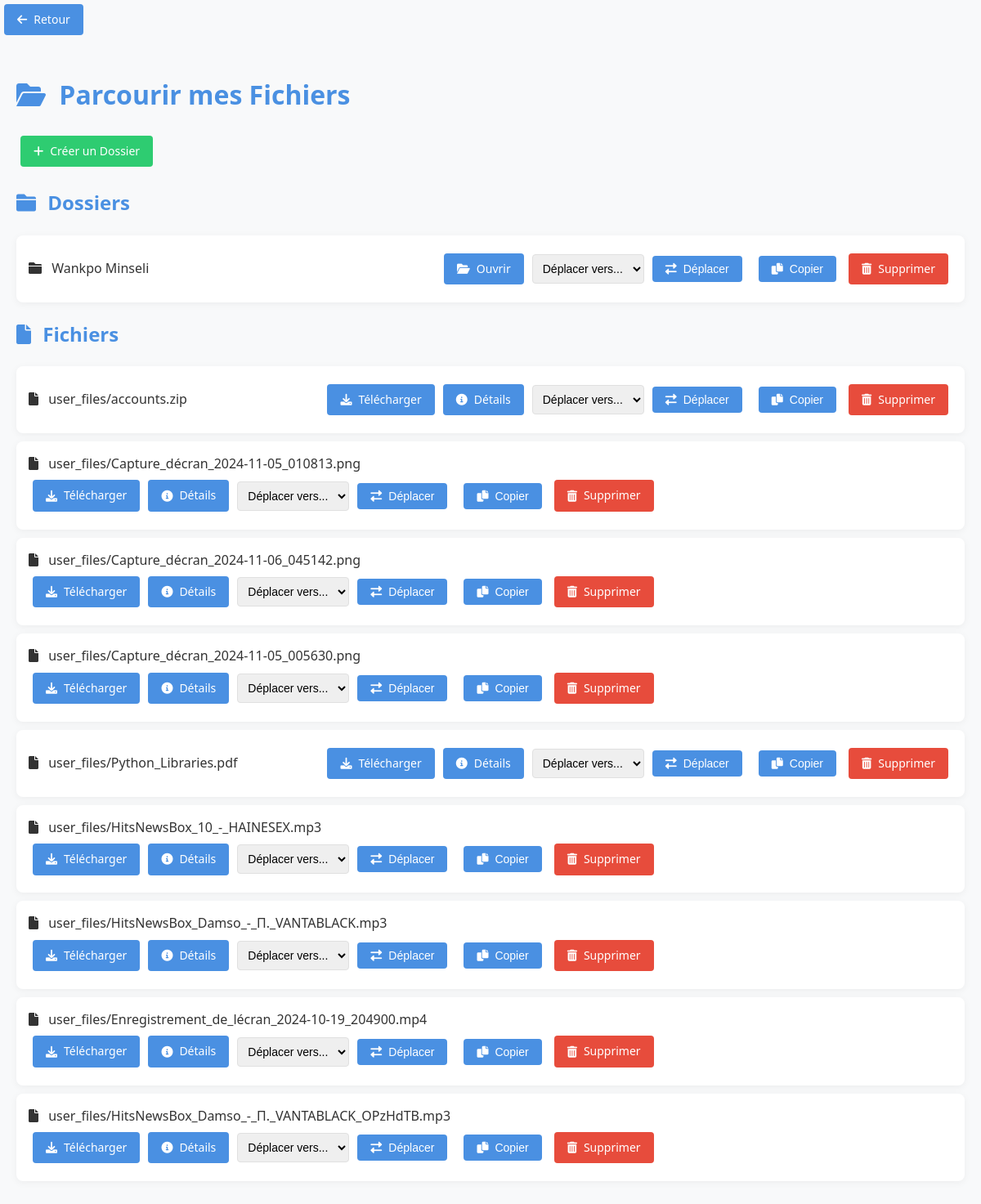
The app's page /drive/browse/ (signed in) with its own data.
### drive/models.py (models this page shows, shortened)
class Folder(models.Model):
    name = models.CharField(max_length=255)
    user = models.ForeignKey(User, on_delete=models.CASCADE)
    parent_folder = models.ForeignKey('self', null=True, blank=True, related_name='subfolders', on_delete=models.CASCADE)

class File(models.Model):
    file = models.FileField(upload_to='user_files/')
    user = models.ForeignKey(User, on_delete=models.CASCADE)
    folder = models.ForeignKey(Folder, null=True, blank=True, related_name='files', on_delete=models.CASCADE)
    uploaded_at = models.DateTimeField(auto_now_add=True)
    file_size = models.PositiveIntegerField(null=True, blank=True)  # Permettre null temporairement
    file_type = models.CharField(max_length=50, null=True, blank=True)  # Permettre null temporairement

### drive/views.py (the view)
# urls.py: path('browse/', browse_files, name='browse_files'),
@login_required
def browse_files(request, folder_id=None):
    if folder_id:
        current_folder = get_object_or_404(Folder, id=folder_id, user=request.user)
    else:
        current_folder = None
    folders = Folder.objects.filter(parent_folder=current_folder, user=request.user)
    files = File.objects.filter(folder=current_folder, user=request.user)
    context = {
        'current_folder': current_folder,
        'folders': folders,
        'files': files,
    }
    return render(request, 'drive/browse_files.html', context)

### drive/templates/drive/browse_files.html (shortened to what this page needs)
{% load static %}
<!DOCTYPE html>
<html lang="fr">
<head>
    <link href="https://cdnjs.cloudflare.com/ajax/libs/font-awesome/6.0.0-beta3/css/all.min.css" rel="stylesheet">
    <link rel="stylesheet" href="{% static 'drive/css/browse.css' %}">
</head>
<body>
    <a href="{% url 'dashboard' %}" class="button mb-3">
        <i class="fas fa-arrow-left icon"></i> Retour
    </a>
    <div class="container">
        <h1><i class="fas fa-folder-open icon"></i> Parcourir mes Fichiers</h1>
        <div class="actions">
            <a href="{% url 'create_folder' %}" class="button button-success">
                <i class="fas fa-plus icon"></i> Créer un Dossier
            </a>
        </div>
        <h2><i class="fas fa-folder icon"></i> Dossiers</h2>
        <ul class="folder-list">
            {% for folder in folders %}
                <li>
                    <span class="item-name">
                        <i class="fas fa-folder icon"></i> {{ folder.name }}
                    </span>
                    <div class="actions">
                        <a href="{% url 'browse_folder' folder.id %}" class="button">
                            <i class="fas fa-folder-open icon"></i> Ouvrir
                        </a>
                        <form action="{% url 'move_folder' folder.id current_folder.id|default:0 %}" method="post" class="inline-form">
                            <select name="target_folder_id" id="target_folder_{{ folder.id }}">
                                <option value="">Déplacer vers...</option>
                            </select>
                            <button type="submit" class="button">
                                <i class="fas fa-exchange-alt icon"></i> Déplacer
                            </button>
                        </form>
                        <form action="{% url 'copy_folder' folder.id current_folder.id|default:0 %}" method="get" class="inline-form">
                            <button type="submit" class="button">
                                <i class="fas fa-copy icon"></i> Copier
                            </button>
                        </form>
                        <a href="{% url 'delete_folder' folder.id %}" onclick="return confirm('Êtes-vous sûr de vouloir supprimer ce dossier ?');" class="button button-danger">
                            <i class="fas fa-trash-alt icon"></i> Supprimer
                        </a>
                    </div>
                </li>
            {% empty %}
                <li>Aucun dossier disponible.</li>
            {% endfor %}
        </ul>
        <h2><i class="fas fa-file icon"></i> Fichiers</h2>
        <ul class="file-list">
            {% for file in files %}
                <li class="file-item" data-file="{{ file.file.url }}">
                    <span class="item-name">
                        <i class="fas fa-file icon"></i> {{ file.file.name }}
                    </span>
                    <div class="actions">
                        <a href="{{ file.file.url }}" download class="button">
                            <i class="fas fa-download icon"></i> Télécharger
                        </a>
                        <a href="{% url 'file_details' file.id %}" class="button">
                            <i class="fas fa-info-circle icon"></i> Détails
                        </a>
                        <form action="{% url 'move_file' file.id current_folder.id|default:0 %}" method="get" class="inline-form">
                            <select name="target_folder_id" id="target_folder_file_{{ file.id }}">
                                <option value="">Déplacer vers...</option>
                            </select>
                            <button type="submit" class="button">
                                <i class="fas fa-exchange-alt icon"></i> Déplacer
                            </button>
                        </form>
                        <form action="{% url 'copy_file' file.id current_folder.id|default:0 %}" method="get" class="inline-form">
                            <button type="submit" class="button">
                                <i class="fas fa-copy icon"></i> Copier
                            </button>
                        </form>
                        <a href="{% url 'delete_file' file.id %}" onclick="return confirm('Êtes-vous sûr de vouloir supprimer ce fichier ?');" class="button button-danger">
                            <i class="fas fa-trash-alt icon"></i> Supprimer
                        </a>
                    </div>
                </li>
            {% empty %}
                <li>Aucun fichier disponible.</li>
            {% endfor %}
        </ul>
    </div>
</body>
</html>

### drive/static/drive/css/browse.css (style rules this page uses)
:root { --primary-color: #4a90e2; --primary-light: #6aa9f4; --secondary-color: #f8f9fa; --text-color: #333333; --text-light: #666666; --danger-color: #e74c3c; --success-color: #2ecc71; --border-color: #e0e0e0; }
body { font-family: 'Segoe UI', Tahoma, Geneva, Verdana, sans-serif; line-height: 1.6; margin: 0; padding: 0; background-color: var(--secondary-color); color: var(--text-color); }
.container { max-width: 1200px; margin: 0 auto; padding: 20px; }
h1, h2 { color: var(--primary-color); margin-bottom: 20px; }
.button { display: inline-flex; align-items: center; padding: 8px 16px; background-color: var(--primary-color); color: white; text-decoration: none; border-radius: 4px; transition: all 0.3s ease; border: none; cursor: pointer; font-size: 14px; margin: 5px; }
.button-danger { background-color: var(--danger-color); }
.button-success { background-color: var(--success-color); }
.folder-list, .file-list { list-style-type: none; padding: 0; }
.folder-list li, .file-list li { background-color: white; margin-bottom: 10px; padding: 15px; border-radius: 8px; box-shadow: 0 2px 10px rgba(0, 0, 0, 0.05); transition: all 0.3s ease; display: flex; align-items: center; flex-wrap: wrap; }
.item-name { flex-grow: 1; margin-right: 10px; font-weight: 500; }
.actions { display: flex; flex-wrap: wrap; align-items: center; }
.inline-form { display: flex; align-items: center; margin: 5px; }
select { padding: 8px; border-radius: 4px; border: 1px solid var(--border-color); font-size: 14px; margin-right: 5px; }
.icon { margin-right: 8px; }

### records on screen
Folder: name "Wankpo Minseli"
File: file.name "user_files/accounts.zip"
File: file.name "user_files/Capture_décran_2024-11-05_010813.png"
File: file.name "user_files/Capture_décran_2024-11-06_045142.png"
File: file.name "user_files/Capture_décran_2024-11-05_005630.png"
File: file.name "user_files/Python_Libraries.pdf"
File: file.name "user_files/HitsNewsBox_10_-_HAINESEX.mp3"
File: file.name "user_files/HitsNewsBox_Damso_-_Π._VANTABLACK.mp3"
File: file.name "user_files/Enregistrement_de_lécran_2024-10-19_204900.mp4"
File: file.name "user_files/HitsNewsBox_Damso_-_Π._VANTABLACK_OPzHdTB.mp3"
